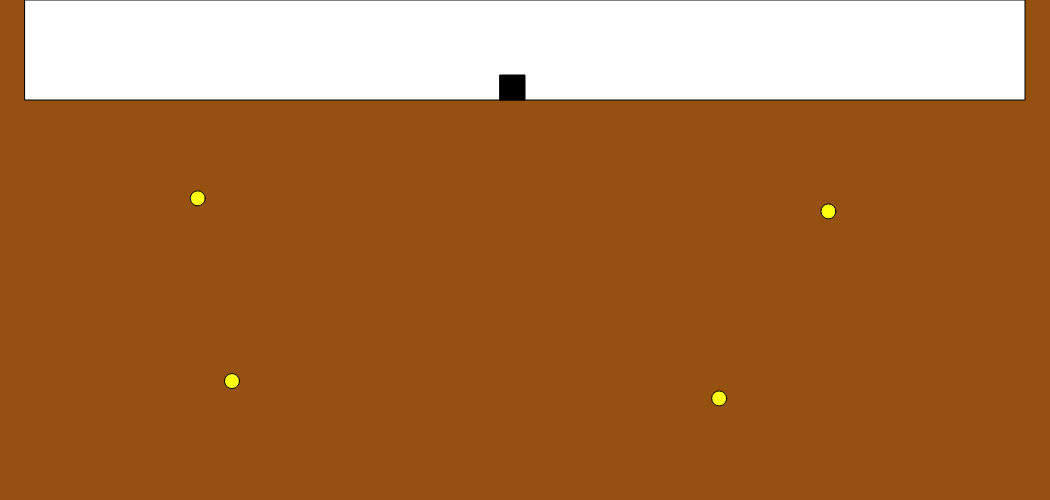
Frame 1 (no input)
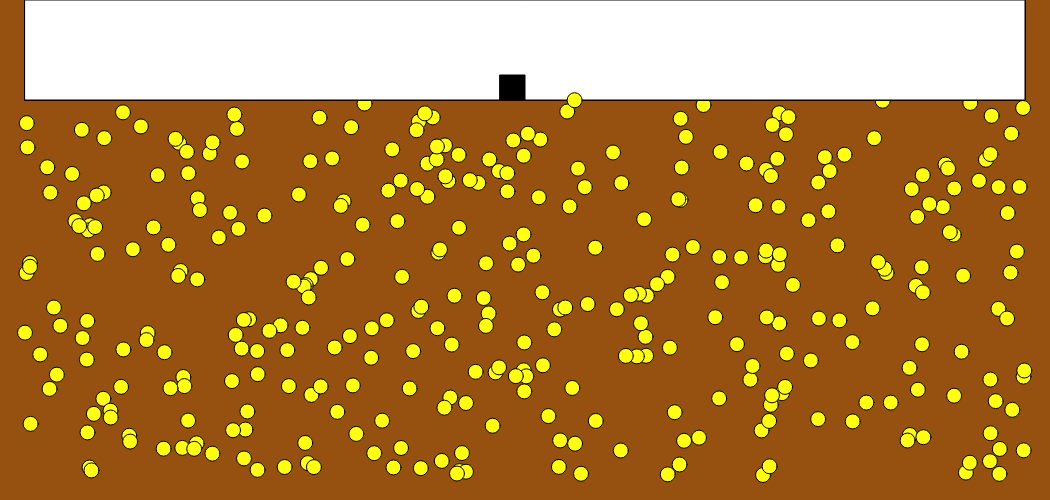
Frame 60 (no input)
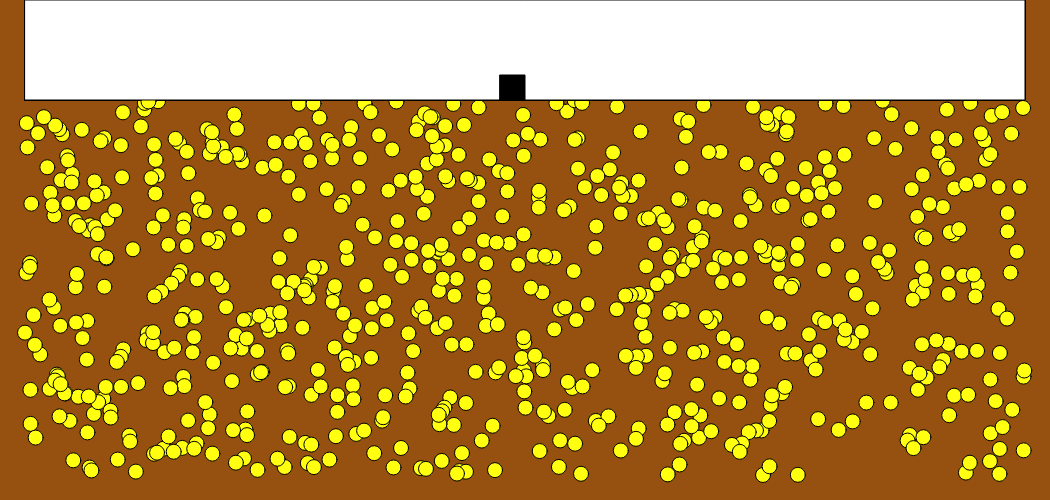
Frame 120 (the mouse pressed at the canvas centre since frame 60)

The p5.js sketch that drew these frames (run headless with seeded random() and noise() and a simulated clock; from frame 60 on, the mouse is pressed at the canvas centre):

// p5.js sketch
// ── sketch.js
var xposn = 500
var yposn = 75

function setup() {
  createCanvas(1050, 500)
  background(150, 80, 15)
}

function draw() {
  fill(255, 255, 255)
  rect(25, 0, 1000, 100)
  
  fill(0, 0, 0)
  
 
 //this is the beginning of implementation for movement, this controls 
 //horizontal movement
 var h_movement = function(){
 if((keyIsDown(LEFT_ARROW)) && (xposn >= 0)){
   return xposn -= 1
 }
 if((keyIsDown(RIGHT_ARROW)) && (xposn <= (width - 25))){
  return xposn += 1
}
else{ return xposn
}
}

//this one controls vertical movement
var v_movement = function(){
  if((keyIsDown(UP_ARROW) && (yposn >= 75))){
    return yposn -= 1
  }
  if((keyIsDown(DOWN_ARROW)) && (yposn <= (height - 25))){
    return yposn += 1
  }
  else{ return yposn
  }
}

//This function will spawn a random number of coins on the screen
var coin_maker = function(){
  for(i = 0; i <= (random(3, 10)); i++){
  fill(255, 255, 15)
  ellipse((random(25, (width - 25))), (random(100, (height - 25))), 15, 15)
}
}

var spawn = [h_movement(), v_movement()];
var player = rect(spawn[0], spawn[1], 25, 25)
coin_maker(3)
player
}
